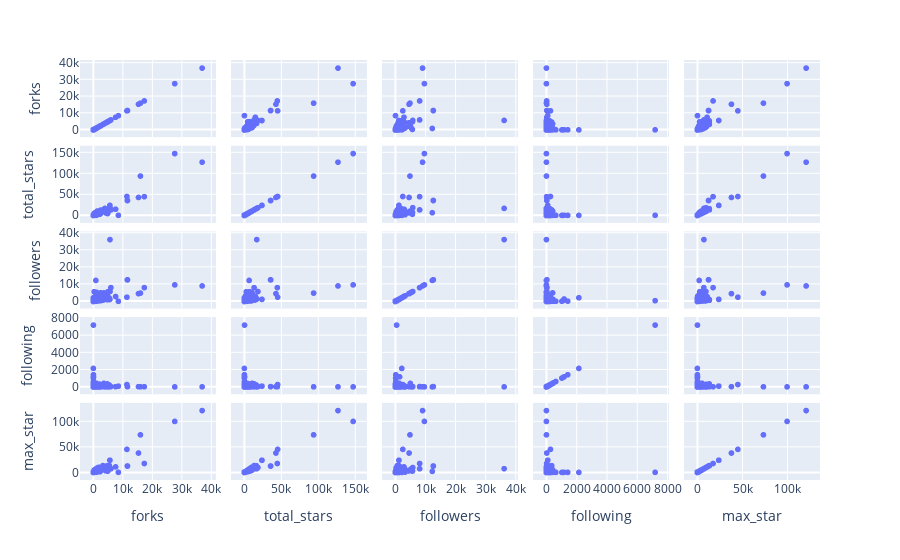

The cell this chart's notebook holds for it:
### Code cell
correlation = px.scatter_matrix(new_profile, dimensions=['forks', 'total_stars', 'followers',
                                 'following', 'max_star'])

correlation.show()

### Figure 1 — Plotly figure (JSON) as saved in the notebook; plotly's stock layout.template omitted (floating-point values rounded to 4 significant figures; data arrays with more than 128 entries replaced by an {"elided": "..."} marker saying what was removed)
{"data": [{"dimensions": [{"axis": {"matches": true}, "label": "forks", "values": {"elided": "1123 int values"}}, {"axis": {"matches": true}, "label": "total_stars", "values": {"elided": "1123 int values"}}, {"axis": {"matches": true}, "label": "followers", "values": {"elided": "1123 int values"}}, {"axis": {"matches": true}, "label": "following", "values": {"elided": "1123 int values"}}, {"axis": {"matches": true}, "label": "max_star", "values": {"elided": "1123 int values"}}], "hovertemplate": "%{xaxis.title.text}=%{x}<br>%{yaxis.title.text}=%{y}<extra></extra>", "legendgroup": "", "marker": {"color": "#636efa", "symbol": "circle"}, "name": "", "showlegend": false, "type": "splom"}], "layout": {"dragmode": "select", "legend": {"tracegroupgap": 0}, "margin": {"t": 60}}}
